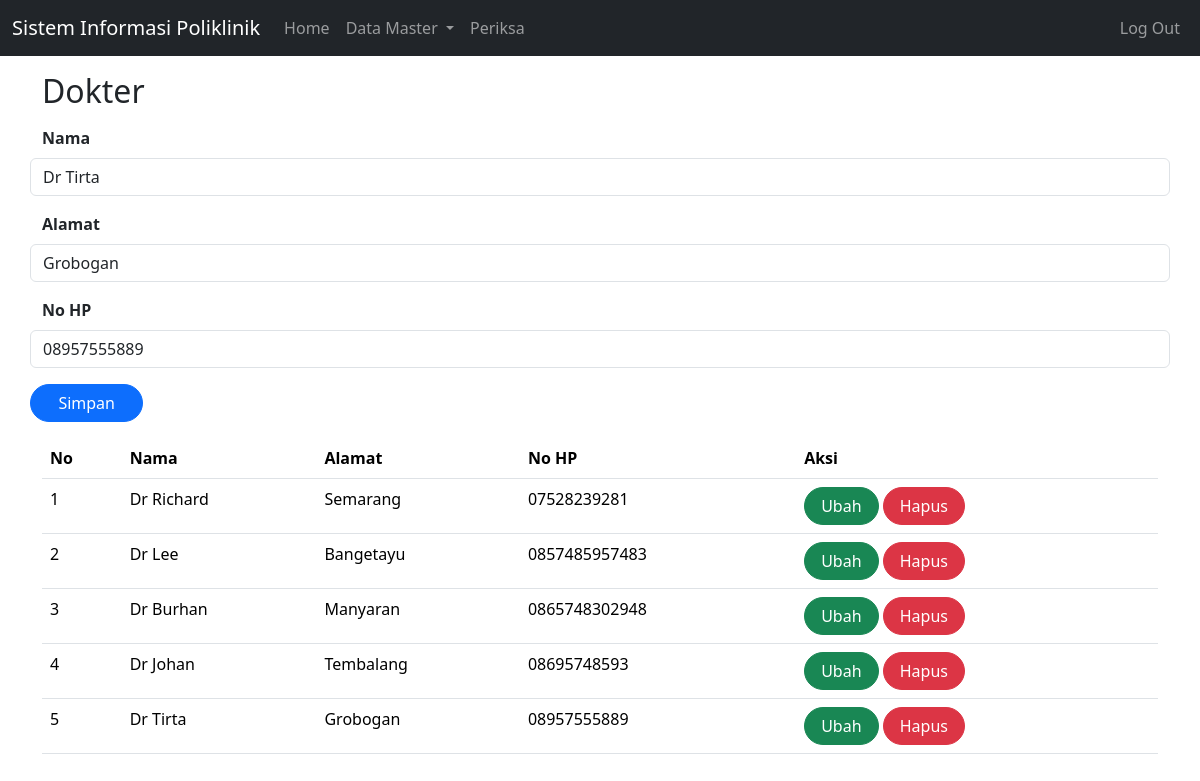
Screenshot of /index.php?page=dokter&id=5 (signed in) with the database file from the repository.
### tables this page shows
CREATE TABLE `dokter` (
  `id` int(10) UNSIGNED NOT NULL,
  `nama` varchar(255) DEFAULT NULL,
  `alamat` varchar(255) DEFAULT NULL,
  `no_hp` varchar(50) DEFAULT NULL
);

### dokter.php (the view, shortened to what this page needs)
<form class="form col" method="POST" action="" name="myForm" onsubmit="return(validate());">
            <?php
            $nama = '';
            $alamat = '';
            $no_hp = '';
            if (isset($_GET['id'])) {
                $ambil = mysqli_query($mysqli,
                "SELECT * FROM dokter
                WHERE id='" . $_GET['id'] . "'");
                while ($row = mysqli_fetch_array($ambil)) {
                    $nama = $row['nama'];
                    $alamat = $row['alamat'];
                    $no_hp = $row['no_hp'];
                }
            ?>
            <?php
            }
            ?>
            <div class="row mt-3">
                <label for="nama" class="form-label fw-bold">
                    Nama
                </label>
                <input type="text" class="form-control" name="nama" id="nama" placeholder="Nama" value="<?php echo $nama ?>">
            </div>
            <div class="row mt-3">
                <label for="alamat" class="form-label fw-bold">
                    Alamat
                </label>
                <input type="text" class="form-control" name="alamat" id="alamat" placeholder="Alamat" value="<?php echo $alamat ?>">
            </div>
            <div class="row mt-3">
                <label for="no_hp" class="form-label fw-bold">
                    No HP
                </label>
                <input type="number" class="form-control" name="no_hp" id="no_hp" placeholder="No HP" value="<?php echo $no_hp ?>">
            </div>
            <div class="row d-flex mt-3">
                <button type="submit" class="btn btn-primary rounded-pill" style="width: 3cm;" name="simpan">Simpan</button>
            </div>
        </form>
        <table class="table table-hover my-3">
            <thead>
                <tr>
                    <th scope="col">No</th>
                    <th scope="col">Nama</th>
                    <th scope="col">Alamat</th>
                    <th scope="col">No HP</th>
                    <th scope="col">Aksi</th>
                </tr>
            </thead>
            <tbody>
                <?php
                    $result = mysqli_query($mysqli, "SELECT * FROM dokter");
                    $no = 1;
                    while ($data = mysqli_fetch_array($result)) {
                    ?>
                        <tr>
                            <td><?php echo $no++ ?></td>
                            <td><?php echo $data['nama'] ?></td>
                            <td><?php echo $data['alamat'] ?></td>
                            <td><?php echo $data['no_hp'] ?></td>
                            <td>
                                <a class="btn btn-success rounded-pill px-3" href="index.php?page=dokter&id=<?php echo $data['id'] ?>">Ubah</a>
                                <a class="btn btn-danger rounded-pill px-3" href="index.php?page=dokter&id=<?php echo $data['id'] ?>&aksi=hapus">Hapus</a>
                            </td>
                        </tr>
                    <?php
                    }
                ?>
            </tbody>
        </table>

### rows the page displays
dokter: nama "Dr Tirta", alamat "Grobogan", no_hp "08957555889"
dokter: nama "Dr Richard", alamat "Semarang", no_hp "07528239281"
dokter: nama "Dr Lee", alamat "Bangetayu", no_hp "0857485957483"
dokter: nama "Dr Burhan", alamat "Manyaran", no_hp "0865748302948"
dokter: nama "Dr Johan", alamat "Tembalang", no_hp "08695748593"

### other values shown
$_GET['page'] "Dokter"
